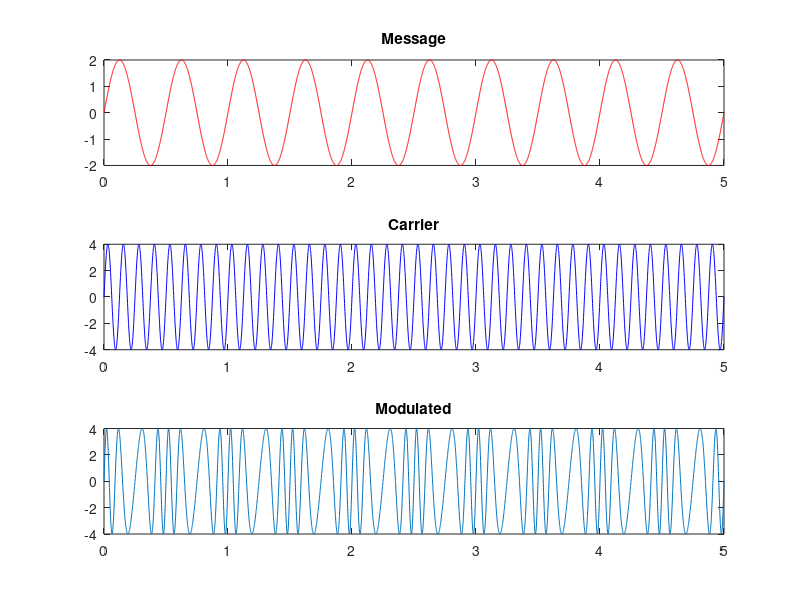

Write MATLAB code to recreate this figure.
clc;
clear;

amp_message=2;
amp_carrier=4;
frequency_message=2;
frequency_carrier=8;
m=2;%amp_message/amp_carrier;
T=5;
t=0:0.001:T;

message=amp_message.*sin(2*pi*frequency_message*t);
subplot(3,1,1);
plot(t,message,"r");
title("Message");

carrier=amp_carrier.*sin(2*pi*frequency_carrier*t);
subplot(3,1,2);
plot(t,carrier,"b");
title("Carrier");

modulated=amp_carrier.*sin((2*pi*frequency_carrier*t)+(m*sin(2*pi*frequency_message*t)));
subplot(3,1,3);
plot(t,modulated);
title("Modulated");